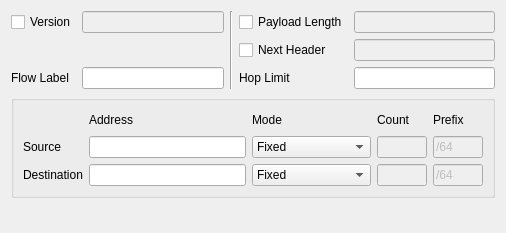
<ui version="4.0" >
 <class>Ip6</class>
 <widget class="QWidget" name="Ip6" >
  <property name="geometry" >
   <rect>
    <x>0</x>
    <y>0</y>
    <width>506</width>
    <height>233</height>
   </rect>
  </property>
  <property name="windowTitle" >
   <string>Form</string>
  </property>
  <layout class="QVBoxLayout" >
   <item>
    <layout class="QGridLayout" >
     <item row="0" column="0" >
      <widget class="QCheckBox" name="isVersionOverride" >
       <property name="text" >
        <string>Version</string>
       </property>
      </widget>
     </item>
     <item row="0" column="1" >
      <widget class="QLineEdit" name="version" >
       <property name="enabled" >
        <bool>false</bool>
       </property>
       <property name="inputMask" >
        <string/>
       </property>
       <property name="text" >
        <string/>
       </property>
      </widget>
     </item>
     <item rowspan="3" row="0" column="2" >
      <widget class="Line" name="line" >
       <property name="orientation" >
        <enum>Qt::Vertical</enum>
       </property>
      </widget>
     </item>
     <item row="0" column="3" >
      <widget class="QCheckBox" name="isPayloadLengthOverride" >
       <property name="text" >
        <string>Payload Length</string>
       </property>
      </widget>
     </item>
     <item row="0" column="4" >
      <widget class="QLineEdit" name="payloadLength" >
       <property name="enabled" >
        <bool>false</bool>
       </property>
      </widget>
     </item>
     <item row="1" column="0" colspan="2">
      <widget class="TosDscpWidget" name="tosDscp" native="true" />
     </item>
     <item row="1" column="3" >
      <widget class="QCheckBox" name="isNextHeaderOverride" >
       <property name="text" >
        <string>Next Header</string>
       </property>
      </widget>
     </item>
     <item row="1" column="4" >
      <widget class="QLineEdit" name="nextHeader" >
       <property name="enabled" >
        <bool>false</bool>
       </property>
       <property name="inputMask" >
        <string>HH; </string>
       </property>
       <property name="text" >
        <string/>
       </property>
      </widget>
     </item>
     <item row="2" column="0" >
      <widget class="QLabel" name="label_24" >
       <property name="text" >
        <string>Flow Label</string>
       </property>
       <property name="buddy" >
        <cstring>flowLabel</cstring>
       </property>
      </widget>
     </item>
     <item row="2" column="1" >
      <widget class="QLineEdit" name="flowLabel" >
       <property name="inputMask" >
        <string>>H HH HH; </string>
       </property>
      </widget>
     </item>
     <item row="2" column="3" >
      <widget class="QLabel" name="label_26" >
       <property name="text" >
        <string>Hop Limit</string>
       </property>
       <property name="buddy" >
        <cstring>hopLimit</cstring>
       </property>
      </widget>
     </item>
     <item row="2" column="4" >
      <widget class="QLineEdit" name="hopLimit" >
       <property name="text" >
        <string/>
       </property>
      </widget>
     </item>
    </layout>
   </item>
   <item>
    <widget class="QGroupBox" name="groupBox_7" >
     <property name="title" >
      <string/>
     </property>
     <property name="flat" >
      <bool>false</bool>
     </property>
     <layout class="QGridLayout" >
      <item row="0" column="0" >
       <spacer>
        <property name="orientation" >
         <enum>Qt::Horizontal</enum>
        </property>
        <property name="sizeHint" >
         <size>
          <width>51</width>
          <height>20</height>
         </size>
        </property>
       </spacer>
      </item>
      <item row="0" column="1" >
       <widget class="QLabel" name="label" >
        <property name="text" >
         <string>Address</string>
        </property>
       </widget>
      </item>
      <item row="0" column="2" >
       <widget class="QLabel" name="label_31" >
        <property name="text" >
         <string>Mode</string>
        </property>
       </widget>
      </item>
      <item row="0" column="3" >
       <widget class="QLabel" name="label_23" >
        <property name="text" >
         <string>Count</string>
        </property>
       </widget>
      </item>
      <item row="0" column="4" >
       <widget class="QLabel" name="label_30" >
        <property name="text" >
         <string>Prefix</string>
        </property>
       </widget>
      </item>
      <item row="1" column="0" >
       <widget class="QLabel" name="label_20" >
        <property name="text" >
         <string>Source</string>
        </property>
       </widget>
      </item>
      <item row="1" column="1" >
       <widget class="QLineEdit" name="srcAddr" >
        <property name="sizePolicy" >
         <sizepolicy vsizetype="Fixed" hsizetype="Preferred" >
          <horstretch>1</horstretch>
          <verstretch>0</verstretch>
         </sizepolicy>
        </property>
        <property name="text" >
         <string/>
        </property>
        <property name="alignment" >
         <set>Qt::AlignRight|Qt::AlignTrailing|Qt::AlignVCenter</set>
        </property>
       </widget>
      </item>
      <item row="1" column="2" >
       <widget class="QComboBox" name="srcAddrModeCombo" >
        <item>
         <property name="text" >
          <string>Fixed</string>
         </property>
        </item>
        <item>
         <property name="text" >
          <string>Increment Host</string>
         </property>
        </item>
        <item>
         <property name="text" >
          <string>Decrement Host</string>
         </property>
        </item>
        <item>
         <property name="text" >
          <string>Random Host</string>
         </property>
        </item>
       </widget>
      </item>
      <item row="1" column="3" >
       <widget class="QLineEdit" name="srcAddrCount" >
        <property name="enabled" >
         <bool>false</bool>
        </property>
        <property name="sizePolicy" >
         <sizepolicy vsizetype="Fixed" hsizetype="Preferred" >
          <horstretch>0</horstretch>
          <verstretch>0</verstretch>
         </sizepolicy>
        </property>
        <property name="maximumSize" >
         <size>
          <width>50</width>
          <height>16777215</height>
         </size>
        </property>
        <property name="text" >
         <string/>
        </property>
        <property name="maxLength" >
         <number>10</number>
        </property>
       </widget>
      </item>
      <item row="1" column="4" >
       <widget class="QLineEdit" name="srcAddrPrefix" >
        <property name="enabled" >
         <bool>false</bool>
        </property>
        <property name="sizePolicy" >
         <sizepolicy vsizetype="Fixed" hsizetype="Preferred" >
          <horstretch>0</horstretch>
          <verstretch>0</verstretch>
         </sizepolicy>
        </property>
        <property name="maximumSize" >
         <size>
          <width>50</width>
          <height>16777215</height>
         </size>
        </property>
        <property name="inputMask" >
         <string>/009; </string>
        </property>
        <property name="text" >
         <string>/64</string>
        </property>
       </widget>
      </item>
      <item row="2" column="0" >
       <widget class="QLabel" name="label_21" >
        <property name="text" >
         <string>Destination</string>
        </property>
       </widget>
      </item>
      <item row="2" column="1" >
       <widget class="QLineEdit" name="dstAddr" >
        <property name="sizePolicy" >
         <sizepolicy vsizetype="Fixed" hsizetype="Preferred" >
          <horstretch>1</horstretch>
          <verstretch>0</verstretch>
         </sizepolicy>
        </property>
        <property name="text" >
         <string/>
        </property>
        <property name="alignment" >
         <set>Qt::AlignRight|Qt::AlignTrailing|Qt::AlignVCenter</set>
        </property>
       </widget>
      </item>
      <item row="2" column="2" >
       <widget class="QComboBox" name="dstAddrModeCombo" >
        <item>
         <property name="text" >
          <string>Fixed</string>
         </property>
        </item>
        <item>
         <property name="text" >
          <string>Increment Host</string>
         </property>
        </item>
        <item>
         <property name="text" >
          <string>Decrement Host</string>
         </property>
        </item>
        <item>
         <property name="text" >
          <string>Random Host</string>
         </property>
        </item>
       </widget>
      </item>
      <item row="2" column="3" >
       <widget class="QLineEdit" name="dstAddrCount" >
        <property name="enabled" >
         <bool>false</bool>
        </property>
        <property name="sizePolicy" >
         <sizepolicy vsizetype="Fixed" hsizetype="Preferred" >
          <horstretch>0</horstretch>
          <verstretch>0</verstretch>
         </sizepolicy>
        </property>
        <property name="maximumSize" >
         <size>
          <width>50</width>
          <height>16777215</height>
         </size>
        </property>
        <property name="text" >
         <string/>
        </property>
        <property name="maxLength" >
         <number>10</number>
        </property>
       </widget>
      </item>
      <item row="2" column="4" >
       <widget class="QLineEdit" name="dstAddrPrefix" >
        <property name="enabled" >
         <bool>false</bool>
        </property>
        <property name="sizePolicy" >
         <sizepolicy vsizetype="Fixed" hsizetype="Preferred" >
          <horstretch>0</horstretch>
          <verstretch>0</verstretch>
         </sizepolicy>
        </property>
        <property name="maximumSize" >
         <size>
          <width>50</width>
          <height>16777215</height>
         </size>
        </property>
        <property name="inputMask" >
         <string>/009; </string>
        </property>
        <property name="text" >
         <string>/64</string>
        </property>
       </widget>
      </item>
     </layout>
    </widget>
   </item>
   <item>
    <spacer>
     <property name="orientation" >
      <enum>Qt::Vertical</enum>
     </property>
     <property name="sizeHint" >
      <size>
       <width>20</width>
       <height>40</height>
      </size>
     </property>
    </spacer>
   </item>
  </layout>
 </widget>
 <customwidgets>
  <customwidget>
   <class>TosDscpWidget</class>
   <extends>QWidget</extends>
   <header>tosdscp.h</header>
   <container>1</container>
  </customwidget>
 </customwidgets>
 <tabstops>
  <tabstop>isVersionOverride</tabstop>
  <tabstop>version</tabstop>
  <tabstop>tosDscp</tabstop>
  <tabstop>flowLabel</tabstop>
  <tabstop>isPayloadLengthOverride</tabstop>
  <tabstop>payloadLength</tabstop>
  <tabstop>isNextHeaderOverride</tabstop>
  <tabstop>nextHeader</tabstop>
  <tabstop>hopLimit</tabstop>
  <tabstop>srcAddr</tabstop>
  <tabstop>srcAddrModeCombo</tabstop>
  <tabstop>srcAddrCount</tabstop>
  <tabstop>srcAddrPrefix</tabstop>
  <tabstop>dstAddr</tabstop>
  <tabstop>dstAddrModeCombo</tabstop>
  <tabstop>dstAddrCount</tabstop>
  <tabstop>dstAddrPrefix</tabstop>
 </tabstops>
 <resources/>
 <connections>
  <connection>
   <sender>isVersionOverride</sender>
   <signal>toggled(bool)</signal>
   <receiver>version</receiver>
   <slot>setEnabled(bool)</slot>
   <hints>
    <hint type="sourcelabel" >
     <x>67</x>
     <y>22</y>
    </hint>
    <hint type="destinationlabel" >
     <x>195</x>
     <y>11</y>
    </hint>
   </hints>
  </connection>
  <connection>
   <sender>isPayloadLengthOverride</sender>
   <signal>toggled(bool)</signal>
   <receiver>payloadLength</receiver>
   <slot>setEnabled(bool)</slot>
   <hints>
    <hint type="sourcelabel" >
     <x>319</x>
     <y>28</y>
    </hint>
    <hint type="destinationlabel" >
     <x>493</x>
     <y>29</y>
    </hint>
   </hints>
  </connection>
  <connection>
   <sender>isNextHeaderOverride</sender>
   <signal>toggled(bool)</signal>
   <receiver>nextHeader</receiver>
   <slot>setEnabled(bool)</slot>
   <hints>
    <hint type="sourcelabel" >
     <x>316</x>
     <y>41</y>
    </hint>
    <hint type="destinationlabel" >
     <x>348</x>
     <y>46</y>
    </hint>
   </hints>
  </connection>
 </connections>
</ui>
